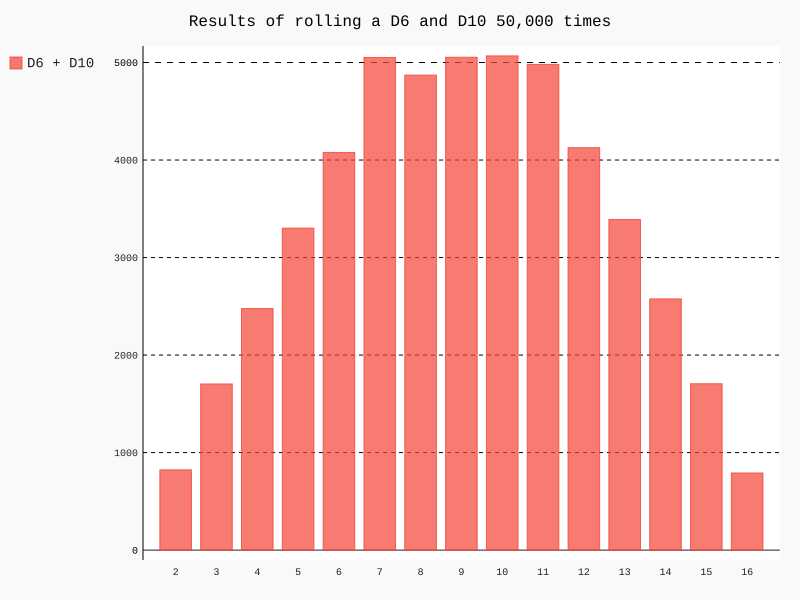

Generate this figure with Python:
import pygal
from die import Die

# Create a D6 and D10.
die_1 = Die()
die_2 = Die(10)

# Make some rolls, and store the result in a list.
results = []
for roll_num in range(50000):
    result = die_1.roll() + die_2.roll()
    results.append(result)

# Analyze the results.
frequencies = []
max_result = die_1.num_sides + die_2.num_sides
for value in range(2, max_result+1):
    frequency = results.count(value)
    frequencies.append(frequency)

# Visualize the results.
hist = pygal.Bar()

hist.title = "Results of rolling a D6 and D10 50,000 times"
hist.x_labels = ['2', '3', '4', '5', '6', '7', '8', '9', '10', '11', '12',
                 '13', '14', '15', '16']
hist_x_title = "Result"
hist_y_title = "Frequency of the Result"

hist.add('D6 + D10', frequencies)
hist.render_to_file('die_visual.svg')
